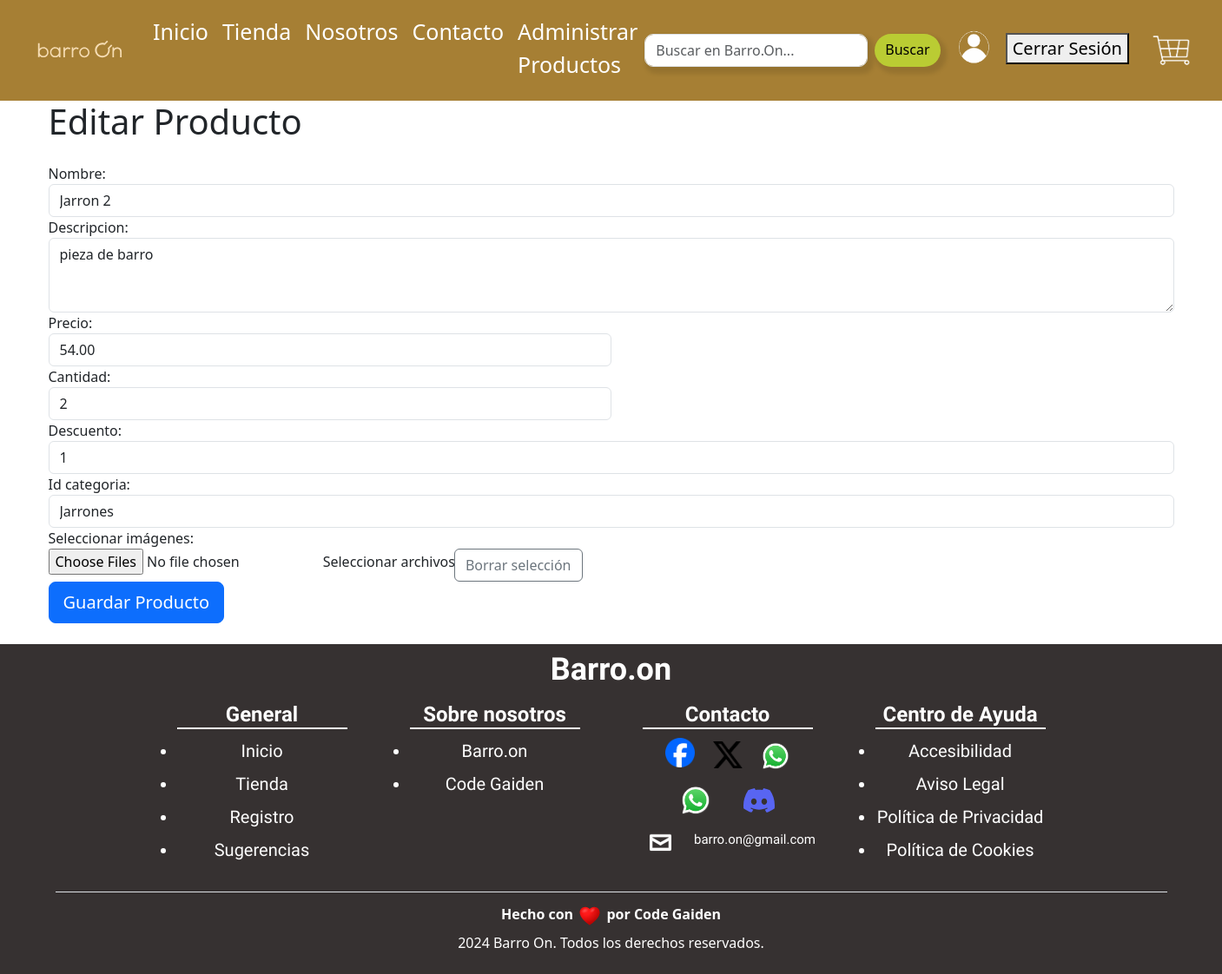
The page /productos/5/editar/ (signed in) on the database its author committed.
### productos/models.py (models this page shows, shortened)
class Producto(models.Model):
    nombre = models.CharField(max_length=30)
    descripcion = models.TextField()
    precio = models.DecimalField(max_digits=10, decimal_places=2)
    cantidad = models.IntegerField()
    descuento = models.IntegerField(null=True)
    id_categoria = models.ForeignKey(Categoria, on_delete=models.CASCADE)

### productos/views.py (the view)
# urls.py: path('<int:pk>/editar/', views.ProductoUpdateView.as_view(), name='productocategoria_update'),
class ProductoUpdateView(LoginRequiredMixin, UserPassesTestMixin, UpdateView):
    model = Producto
    form_class = ProductoForm
    template_name = 'productos/productocategoria_form.html'  # Aquí está el nombre correcto de la plantilla
    success_url = reverse_lazy('productos:productocategoria_list')
    def test_func(self):
        return self.request.user.is_superuser

### productos/forms.py
class ProductoForm(forms.ModelForm):
    imagenes = MultipleFileField(label='Seleccionar imágenes', required=False)
    class Meta:
        model = Producto
        fields = ['nombre', 'descripcion', 'precio', 'cantidad', 'descuento', 'id_categoria', 'imagenes']
        widgets = {
            'nombre': forms.TextInput(attrs={'class': 'form-control', 'placeholder': 'Ingrese el nombre del producto'}),
            'descripcion': forms.Textarea(attrs={'class': 'form-control', 'rows': 3, 'placeholder': 'Ingrese la descripción del producto'}),
            'precio': forms.NumberInput(attrs={'class': 'form-control', 'placeholder': 'Ingrese el precio del producto'}),
            'cantidad': forms.NumberInput(attrs={'class': 'form-control', 'placeholder': 'Ingrese la cantidad disponible'}),
            'descuento': forms.NumberInput(attrs={'class': 'form-control', 'placeholder': 'Ingrese el descuento (opcional)'}),
            'id_categoria': forms.Select(attrs={'class': 'form-control'}),
        }

### categorias/models.py (called while the page is built)
    def __str__(self):
        return self.nombre

### productos/widgets.py (called while the page is built)
    def get_context(self, name, value, attrs):
        context = super().get_context(name, value, attrs)
        context['widget']['multiple'] = self.multiple
        return context

### productos/templates/productos/productocategoria_form.html (shortened to what this page needs)
{% extends "core/base.html" %}
{% load static %}
{% block styles %}
    <link rel="stylesheet" type="text/css" href="{% static 'styles/form.css' %}">
{% endblock %}
{% block content %}
<div class="container">
    <h1>{{ view.object.pk|yesno:"Editar Producto,Nuevo Producto" }}</h1>
    <form method="post" enctype="multipart/form-data" class="my-4">
        <div class="form-group">
            {{ form.nombre.label_tag }}
            {{ form.nombre }}
        </div>
        <div class="form-group">
            {{ form.descripcion.label_tag }}
            {{ form.descripcion }}
        </div>
        <div class="form-row">
            <div class="form-group col-md-6">
                {{ form.precio.label_tag }}
                {{ form.precio }}
            </div>
            <div class="form-group col-md-6">
                {{ form.cantidad.label_tag }}
                {{ form.cantidad }}
            </div>
        </div>
        <div class="form-group">
            {{ form.descuento.label_tag }}
            {{ form.descuento }}
        </div>
        <div class="form-group">
            {{ form.id_categoria.label_tag }}
            {{ form.id_categoria }}
        </div>
        <div class="form-group">
            {{ form.imagenes.label_tag }}
            {{ form.imagenes }}
        </div>
        <button type="submit" class="btn btn-primary btn-lg btn-block">Guardar Producto</button>
    </form>
</div>
{% endblock %}

### rows shown on the page
Producto: object.pk "Editar Producto", nombre "Jarron 2", descripcion "pieza de barro", precio "54.00", cantidad "2", descuento "1", id_categoria "Jarrones"

### other values the page prints
{{ widget.initial_text }} "Seleccionar archivos"
{{ widget.clear_checkbox_label }} "Borrar selección"
